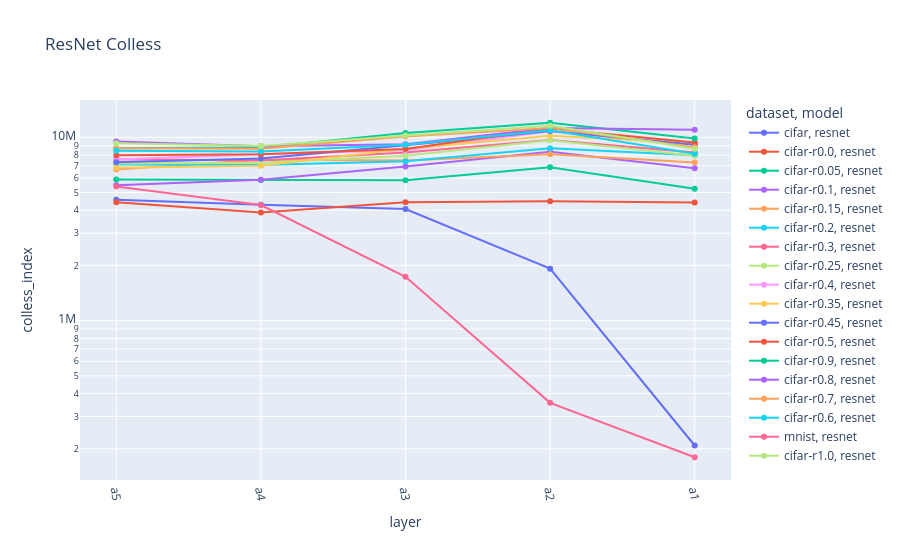

The notebook cell this image was saved under:
### Code cell
fig = px.line(resnet, x="layer", y="colless_index", color="dataset", symbol="model", color_discrete_sequence=px.colors.qualitative.Plotly, title="ResNet Colless")
fig.update_xaxes(tickangle=80)
fig.update_yaxes(type="log")

### Figure 1 — Plotly figure (JSON) as saved in the notebook; plotly's stock layout.template omitted (floating-point values rounded to 4 significant figures)
{"data": [{"hovertemplate": "dataset=cifar<br>model=resnet<br>layer=%{x}<br>colless_index=%{y}<extra></extra>", "legendgroup": "cifar, resnet", "line": {"color": "#636EFA", "dash": "solid"}, "marker": {"symbol": "circle"}, "mode": "lines+markers", "name": "cifar, resnet", "orientation": "v", "showlegend": true, "type": "scatter", "x": ["a5", "a4", "a3", "a2", "a1"], "xaxis": "x", "y": [4568000.0, 4282000.0, 4063000.0, 1922000.0, 208400.0], "yaxis": "y"}, {"hovertemplate": "dataset=cifar-r0.0<br>model=resnet<br>layer=%{x}<br>colless_index=%{y}<extra></extra>", "legendgroup": "cifar-r0.0, resnet", "line": {"color": "#EF553B", "dash": "solid"}, "marker": {"symbol": "circle"}, "mode": "lines+markers", "name": "cifar-r0.0, resnet", "orientation": "v", "showlegend": true, "type": "scatter", "x": ["a5", "a4", "a3", "a2", "a1"], "xaxis": "x", "y": [4420000.0, 3888000.0, 4422000.0, 4479000.0, 4410000.0], "yaxis": "y"}, {"hovertemplate": "dataset=cifar-r0.05<br>model=resnet<br>layer=%{x}<br>colless_index=%{y}<extra></extra>", "legendgroup": "cifar-r0.05, resnet", "line": {"color": "#00CC96", "dash": "solid"}, "marker": {"symbol": "circle"}, "mode": "lines+markers", "name": "cifar-r0.05, resnet", "orientation": "v", "showlegend": true, "type": "scatter", "x": ["a5", "a4", "a3", "a2", "a1"], "xaxis": "x", "y": [5880000.0, 5844000.0, 5834000.0, 6875000.0, 5246000.0], "yaxis": "y"}, {"hovertemplate": "dataset=cifar-r0.1<br>model=resnet<br>layer=%{x}<br>colless_index=%{y}<extra></extra>", "legendgroup": "cifar-r0.1, resnet", "line": {"color": "#AB63FA", "dash": "solid"}, "marker": {"symbol": "circle"}, "mode": "lines+markers", "name": "cifar-r0.1, resnet", "orientation": "v", "showlegend": true, "type": "scatter", "x": ["a5", "a4", "a3", "a2", "a1"], "xaxis": "x", "y": [5484000.0, 5872000.0, 6944000.0, 8352000.0, 6782000.0], "yaxis": "y"}, {"hovertemplate": "dataset=cifar-r0.15<br>model=resnet<br>layer=%{x}<br>colless_index=%{y}<extra></extra>", "legendgroup": "cifar-r0.15, resnet", "line": {"color": "#FFA15A", "dash": "solid"}, "marker": {"symbol": "circle"}, "mode": "lines+markers", "name": "cifar-r0.15, resnet", "orientation": "v", "showlegend": true, "type": "scatter", "x": ["a5", "a4", "a3", "a2", "a1"], "xaxis": "x", "y": [6679000.0, 7549000.0, 7484000.0, 8089000.0, 7293000.0], "yaxis": "y"}, {"hovertemplate": "dataset=cifar-r0.2<br>model=resnet<br>layer=%{x}<br>colless_index=%{y}<extra></extra>", "legendgroup": "cifar-r0.2, resnet", "line": {"color": "#19D3F3", "dash": "solid"}, "marker": {"symbol": "circle"}, "mode": "lines+markers", "name": "cifar-r0.2, resnet", "orientation": "v", "showlegend": true, "type": "scatter", "x": ["a5", "a4", "a3", "a2", "a1"], "xaxis": "x", "y": [7102000.0, 7076000.0, 7400000.0, 8720000.0, 7982000.0], "yaxis": "y"}, {"hovertemplate": "dataset=cifar-r0.3<br>model=resnet<br>layer=%{x}<br>colless_index=%{y}<extra></extra>", "legendgroup": "cifar-r0.3, resnet", "line": {"color": "#FF6692", "dash": "solid"}, "marker": {"symbol": "circle"}, "mode": "lines+markers", "name": "cifar-r0.3, resnet", "orientation": "v", "showlegend": true, "type": "scatter", "x": ["a5", "a4", "a3", "a2", "a1"], "xaxis": "x", "y": [7599000.0, 7485000.0, 8266000.0, 9679000.0, 8270000.0], "yaxis": "y"}, {"hovertemplate": "dataset=cifar-r0.25<br>model=resnet<br>layer=%{x}<br>colless_index=%{y}<extra></extra>", "legendgroup": "cifar-r0.25, resnet", "line": {"color": "#B6E880", "dash": "solid"}, "marker": {"symbol": "circle"}, "mode": "lines+markers", "name": "cifar-r0.25, resnet", "orientation": "v", "showlegend": true, "type": "scatter", "x": ["a5", "a4", "a3", "a2", "a1"], "xaxis": "x", "y": [7198000.0, 7269000.0, 7929000.0, 9655000.0, 7925000.0], "yaxis": "y"}, {"hovertemplate": "dataset=cifar-r0.4<br>model=resnet<br>layer=%{x}<br>colless_index=%{y}<extra></extra>", "legendgroup": "cifar-r0.4, resnet", "line": {"color": "#FF97FF", "dash": "solid"}, "marker": {"symbol": "circle"}, "mode": "lines+markers", "name": "cifar-r0.4, resnet", "orientation": "v", "showlegend": true, "type": "scatter", "x": ["a5", "a4", "a3", "a2", "a1"], "xaxis": "x", "y": [7566000.0, 8075000.0, 8500000.0, 10790000.0, 9174000.0], "yaxis": "y"}, {"hovertemplate": "dataset=cifar-r0.35<br>model=resnet<br>layer=%{x}<br>colless_index=%{y}<extra></extra>", "legendgroup": "cifar-r0.35, resnet", "line": {"color": "#FECB52", "dash": "solid"}, "marker": {"symbol": "circle"}, "mode": "lines+markers", "name": "cifar-r0.35, resnet", "orientation": "v", "showlegend": true, "type": "scatter", "x": ["a5", "a4", "a3", "a2", "a1"], "xaxis": "x", "y": [6827000.0, 6996000.0, 8671000.0, 10210000.0, 9300000.0], "yaxis": "y"}, {"hovertemplate": "dataset=cifar-r0.45<br>model=resnet<br>layer=%{x}<br>colless_index=%{y}<extra></extra>", "legendgroup": "cifar-r0.45, resnet", "line": {"color": "#636EFA", "dash": "solid"}, "marker": {"symbol": "circle"}, "mode": "lines+markers", "name": "cifar-r0.45, resnet", "orientation": "v", "showlegend": true, "type": "scatter", "x": ["a5", "a4", "a3", "a2", "a1"], "xaxis": "x", "y": [7325000.0, 7676000.0, 9045000.0, 10850000.0, 9119000.0], "yaxis": "y"}, {"hovertemplate": "dataset=cifar-r0.5<br>model=resnet<br>layer=%{x}<br>colless_index=%{y}<extra></extra>", "legendgroup": "cifar-r0.5, resnet", "line": {"color": "#EF553B", "dash": "solid"}, "marker": {"symbol": "circle"}, "mode": "lines+markers", "name": "cifar-r0.5, resnet", "orientation": "v", "showlegend": true, "type": "scatter", "x": ["a5", "a4", "a3", "a2", "a1"], "xaxis": "x", "y": [7985000.0, 8076000.0, 8634000.0, 11170000.0, 9360000.0], "yaxis": "y"}, {"hovertemplate": "dataset=cifar-r0.9<br>model=resnet<br>layer=%{x}<br>colless_index=%{y}<extra></extra>", "legendgroup": "cifar-r0.9, resnet", "line": {"color": "#00CC96", "dash": "solid"}, "marker": {"symbol": "circle"}, "mode": "lines+markers", "name": "cifar-r0.9, resnet", "orientation": "v", "showlegend": true, "type": "scatter", "x": ["a5", "a4", "a3", "a2", "a1"], "xaxis": "x", "y": [8714000.0, 8803000.0, 10550000.0, 12010000.0, 9861000.0], "yaxis": "y"}, {"hovertemplate": "dataset=cifar-r0.8<br>model=resnet<br>layer=%{x}<br>colless_index=%{y}<extra></extra>", "legendgroup": "cifar-r0.8, resnet", "line": {"color": "#AB63FA", "dash": "solid"}, "marker": {"symbol": "circle"}, "mode": "lines+markers", "name": "cifar-r0.8, resnet", "orientation": "v", "showlegend": true, "type": "scatter", "x": ["a5", "a4", "a3", "a2", "a1"], "xaxis": "x", "y": [9494000.0, 8947000.0, 9163000.0, 11240000.0, 11000000.0], "yaxis": "y"}, {"hovertemplate": "dataset=cifar-r0.7<br>model=resnet<br>layer=%{x}<br>colless_index=%{y}<extra></extra>", "legendgroup": "cifar-r0.7, resnet", "line": {"color": "#FFA15A", "dash": "solid"}, "marker": {"symbol": "circle"}, "mode": "lines+markers", "name": "cifar-r0.7, resnet", "orientation": "v", "showlegend": true, "type": "scatter", "x": ["a5", "a4", "a3", "a2", "a1"], "xaxis": "x", "y": [8719000.0, 8670000.0, 10100000.0, 11240000.0, 8839000.0], "yaxis": "y"}, {"hovertemplate": "dataset=cifar-r0.6<br>model=resnet<br>layer=%{x}<br>colless_index=%{y}<extra></extra>", "legendgroup": "cifar-r0.6, resnet", "line": {"color": "#19D3F3", "dash": "solid"}, "marker": {"symbol": "circle"}, "mode": "lines+markers", "name": "cifar-r0.6, resnet", "orientation": "v", "showlegend": true, "type": "scatter", "x": ["a5", "a4", "a3", "a2", "a1"], "xaxis": "x", "y": [8451000.0, 8362000.0, 9113000.0, 10940000.0, 8136000.0], "yaxis": "y"}, {"hovertemplate": "dataset=mnist<br>model=resnet<br>layer=%{x}<br>colless_index=%{y}<extra></extra>", "legendgroup": "mnist, resnet", "line": {"color": "#FF6692", "dash": "solid"}, "marker": {"symbol": "circle"}, "mode": "lines+markers", "name": "mnist, resnet", "orientation": "v", "showlegend": true, "type": "scatter", "x": ["a5", "a4", "a3", "a2", "a1"], "xaxis": "x", "y": [5397000.0, 4270000.0, 1736000.0, 356000.0, 179800.0], "yaxis": "y"}, {"hovertemplate": "dataset=cifar-r1.0<br>model=resnet<br>layer=%{x}<br>colless_index=%{y}<extra></extra>", "legendgroup": "cifar-r1.0, resnet", "line": {"color": "#B6E880", "dash": "solid"}, "marker": {"symbol": "circle"}, "mode": "lines+markers", "name": "cifar-r1.0, resnet", "orientation": "v", "showlegend": true, "type": "scatter", "x": ["a5", "a4", "a3", "a2", "a1"], "xaxis": "x", "y": [9273000.0, 8957000.0, 10240000.0, 11570000.0, 8664000.0], "yaxis": "y"}], "layout": {"legend": {"title": {"text": "dataset, model"}, "tracegroupgap": 0}, "title": {"text": "ResNet Colless"}, "xaxis": {"anchor": "y", "domain": [0, 1], "tickangle": 80, "title": {"text": "layer"}}, "yaxis": {"anchor": "x", "domain": [0, 1], "title": {"text": "colless_index"}, "type": "log"}}}
